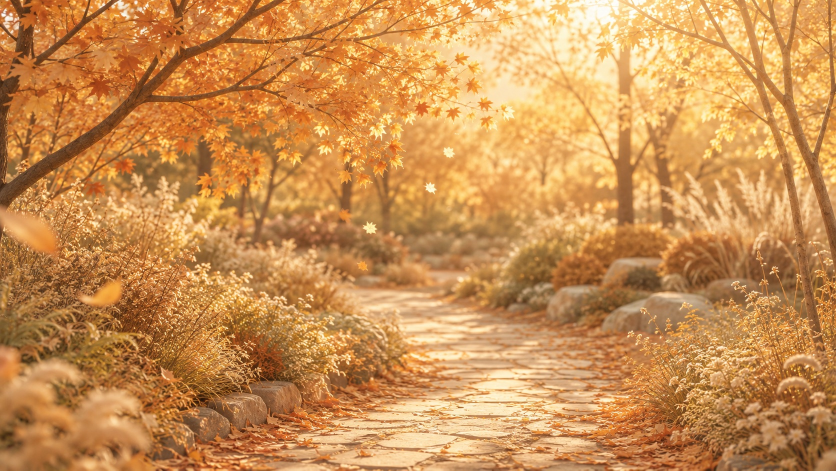
#> input picture frontend/dist/wallpaper/autumn.jpg, 1672 x 941 px (shown at 1/2 size); its folder holds only this picture in this run
$ python -i image_background_remover.py   (imports and definitions only)
#> lines starting #> are read from the running program, lines starting #| are printed output that depends on the picture; after the words box and inside, x2 and y2 are one past the last pixel; in counts of white or black regions, pixels touching at a corner belong together
### backend/app/utils/image_utils.py
"""文件说明：提供图片读取、转换、压缩和格式处理公共函数。"""

import io
import zipfile
from pathlib import Path

from PIL import Image, ImageColor, ImageDraw, ImageFont

from app.core.exceptions import AppException


IMAGE_FORMATS = {
    "jpg": "JPEG",
    "jpeg": "JPEG",
    "png": "PNG",
    "webp": "WEBP",
    "bmp": "BMP",
    "gif": "GIF",
    "ico": "ICO",
    "tif": "TIFF",
    "tiff": "TIFF",
}

IMAGE_SUFFIXES = set(IMAGE_FORMATS)


def load_image(path: str | Path) -> Image.Image:
    try:
        image = Image.open(path)
        image.load()
        return image
    except Exception as exc:
        raise AppException(message=f"无法读取图片文件：{exc}", code=4002, status_code=400) from exc


# [24 lines left out: functions image_extension_from_format, make_output_path, ensure_rgb, not called in this run]


def save_image(
    image: Image.Image,
    target_path: Path,
    output_format: str,
    quality: int | None = None,
    preserve_animation: bool = False,
    frames: list[Image.Image] | None = None,
    durations: list[int] | None = None,
    loop: int = 0,
) -> str:
    normalized = output_format.upper()

    if preserve_animation and frames:
        frames[0].save(
            target_path,
            format=normalized,
            save_all=True,
            append_images=frames[1:],
            duration=durations or 120,
            loop=loop,
            optimize=False,
        )
        return str(target_path)

    save_kwargs: dict = {"format": normalized}
    if normalized in {"JPEG", "WEBP"} and quality is not None:
        save_kwargs["quality"] = max(1, min(int(quality), 95))
        save_kwargs["optimize"] = True
    if normalized == "PNG":
        save_kwargs["optimize"] = True
        save_kwargs["compress_level"] = 9

    if normalized == "JPEG":
        image = ensure_rgb(image)
    image.save(target_path, **save_kwargs)
    return str(target_path)


# [31 lines left out: functions zip_output_files, extract_zip_to_dir, not called in this run]


def list_image_files(paths: list[Path]) -> list[Path]:
    return [path for path in paths if path.suffix.lower().lstrip(".") in IMAGE_SUFFIXES]


# [5 lines left out: function parse_hex_color, not called in this run]


def rgba_with_opacity(color: tuple[int, int, int], opacity_percent: int) -> tuple[int, int, int, int]:
    alpha = max(0, min(int(opacity_percent), 100)) * 255 // 100
    return color[0], color[1], color[2], alpha


# [122 lines left out: functions load_font, resolve_position, draw_text_overlay, extract_office_media, image_to_bytes, not called in this run]

### backend/app/tools/image_background_remover.py
"""文件说明：实现「图片抠图」工具的后端逻辑。"""

from pathlib import Path

import cv2
import numpy as np
from PIL import Image, ImageFilter

from app.utils.image_utils import load_image, save_image


TOOL_META = {
    "slug": "image-background-remover",
    "name": "图片抠图",
    "category": "image",
    "input_mode": "file",
    "result_type": "file",
}

_STRENGTH_PRESETS = {
    "gentle": {"low": 16, "high": 58, "edge_keep": 24, "blur": 0.95, "padding": 16, "neutral": 56},
    "standard": {"low": 24, "high": 74, "edge_keep": 20, "blur": 0.8, "padding": 12, "neutral": 68},
    "strong": {"low": 34, "high": 94, "edge_keep": 16, "blur": 0.65, "padding": 10, "neutral": 82},
}


def _sample_background_color(image: Image.Image) -> tuple[float, float, float]:
    rgba = image.convert("RGBA")
    width, height = rgba.size
    sample = max(8, min(width, height) // 12)
    boxes = [
        (0, 0, sample, sample),
        (width - sample, 0, width, sample),
        (0, height - sample, sample, height),
        (width - sample, height - sample, width, height),
    ]
    samples: list[tuple[int, int, int]] = []
    for left, top, right, bottom in boxes:
        region = rgba.crop((left, top, right, bottom))
        for red, green, blue, alpha in region.getdata():
            if alpha <= 0:
                continue
            samples.append((red, green, blue))
    if not samples:
        return 255.0, 255.0, 255.0
    values = np.array(samples, dtype=np.float32)
    red, green, blue = np.median(values, axis=0)
    return float(red), float(green), float(blue)


def _distance_to_background(pixel: tuple[int, int, int, int], background: tuple[float, float, float]) -> float:
    red, green, blue, _ = pixel
    return ((red - background[0]) ** 2 + (green - background[1]) ** 2 + (blue - background[2]) ** 2) ** 0.5


def _trim_transparent_border(image: Image.Image, padding: int) -> Image.Image:
    bbox = image.getbbox()
    if not bbox:
        return image
    left, top, right, bottom = bbox
    left = max(0, left - padding)
    top = max(0, top - padding)
    right = min(image.width, right + padding)
    bottom = min(image.height, bottom + padding)
    return image.crop((left, top, right, bottom))


def _normalize_alpha_edges(image: Image.Image) -> Image.Image:
    alpha_mask = image.getchannel("A")
    cleaned_alpha = alpha_mask.load()
    for y in range(image.height):
        for x in range(image.width):
            alpha = cleaned_alpha[x, y]
            if alpha < 22:
                cleaned_alpha[x, y] = 0
            elif alpha > 246:
                cleaned_alpha[x, y] = 255
    image.putalpha(alpha_mask)
    return image


def _has_meaningful_transparency(image: Image.Image) -> bool:
    if "A" not in image.getbands():
        return False
    alpha = np.asarray(image.convert("RGBA").getchannel("A"), dtype=np.uint8)
    transparent_ratio = float(np.count_nonzero(alpha < 8)) / float(alpha.size)
    soft_edge_ratio = float(np.count_nonzero((alpha > 8) & (alpha < 248))) / float(alpha.size)
    return transparent_ratio > 0.005 or soft_edge_ratio > 0.01


# [6 lines left out: function _preserve_existing_alpha, not called in this run]


def _background_distance_map(rgba: Image.Image, background: tuple[float, float, float]) -> np.ndarray:
    rgb = np.asarray(rgba.convert("RGB"), dtype=np.float32)
    bg = np.array(background, dtype=np.float32).reshape(1, 1, 3)
    return np.linalg.norm(rgb - bg, axis=2)


def _rgb_stats(rgba: Image.Image) -> tuple[np.ndarray, np.ndarray, np.ndarray]:
    rgb = np.asarray(rgba.convert("RGB"), dtype=np.float32)
    luma = rgb[:, :, 0] * 0.299 + rgb[:, :, 1] * 0.587 + rgb[:, :, 2] * 0.114
    chroma = rgb.max(axis=2) - rgb.min(axis=2)
    return rgb, luma, chroma


def _edge_connected_mask(candidate_mask: np.ndarray) -> np.ndarray:
    height, width = candidate_mask.shape
    flood_source = (candidate_mask.astype("uint8") * 255).copy()
    flood_mask = np.zeros((height + 2, width + 2), np.uint8)

    for x in range(width):
        if flood_source[0, x]:
            cv2.floodFill(flood_source, flood_mask, (x, 0), 128)
        if flood_source[height - 1, x]:
            cv2.floodFill(flood_source, flood_mask, (x, height - 1), 128)
    for y in range(height):
        if flood_source[y, 0]:
            cv2.floodFill(flood_source, flood_mask, (0, y), 128)
        if flood_source[y, width - 1]:
            cv2.floodFill(flood_source, flood_mask, (width - 1, y), 128)

    return flood_source == 128


def _remove_tiny_alpha_noise(alpha: np.ndarray, min_area: int) -> np.ndarray:
    foreground = (alpha > 10).astype("uint8")
    component_count, labels, stats, _ = cv2.connectedComponentsWithStats(foreground, connectivity=8)
    cleaned = alpha.copy()
    for label in range(1, component_count):
        if stats[label, cv2.CC_STAT_AREA] < min_area:
            cleaned[labels == label] = 0
    return cleaned


def _build_background_model(rgba: Image.Image, config: dict) -> tuple[np.ndarray, np.ndarray, np.ndarray, np.ndarray, np.ndarray]:
    background = _sample_background_color(rgba)
    rgb, luma, chroma = _rgb_stats(rgba)
    bg_luma = float(background[0] * 0.299 + background[1] * 0.587 + background[2] * 0.114)
    bg_chroma = float(max(background) - min(background))
    distance = _background_distance_map(rgba, background)
    neutral_limit = config["neutral"]

    candidate_background = distance <= config["high"]
    if bg_luma < 96:
        # 深色背景上的发光 Logo 容易残留黑灰脏边；低饱和、低亮度区域应更积极地判为背景。
        dark_neutral_background = (luma <= 150) & (chroma <= neutral_limit)
        near_black_background = luma <= 48
        candidate_background = candidate_background | dark_neutral_background | near_black_background
    elif bg_luma > 176 and bg_chroma < 42:
        # 白底/浅底图常有 JPEG 压缩产生的浅灰边，低饱和高亮区域也作为背景候选。
        light_neutral_background = (luma >= 138) & (chroma <= neutral_limit)
        candidate_background = candidate_background | light_neutral_background
    elif bg_chroma < 42:
        neutral_background = (np.abs(luma - bg_luma) <= config["high"] * 1.35) & (chroma <= neutral_limit)
        candidate_background = candidate_background | neutral_background

    connected_background = _edge_connected_mask(candidate_background)
    return rgb, luma, chroma, distance, connected_background


def _alpha_from_background_model(
    rgba: Image.Image,
    config: dict,
    luma: np.ndarray,
    chroma: np.ndarray,
    distance: np.ndarray,
    connected_background: np.ndarray,
) -> Image.Image:
    background = _sample_background_color(rgba)
    bg_luma = float(background[0] * 0.299 + background[1] * 0.587 + background[2] * 0.114)

    alpha = np.full(distance.shape, 255, dtype=np.float32)
    transition = np.clip((distance - config["low"]) / max(1.0, config["high"] - config["low"]), 0.0, 1.0)
    background_alpha = transition

    if bg_luma < 96:
        neutral_progress = np.clip((luma - 38) / 118, 0.0, 1.0)
        chroma_progress = np.clip(chroma / max(1.0, config["neutral"]), 0.0, 1.0)
        background_alpha = np.minimum(background_alpha, np.maximum(neutral_progress, chroma_progress) * 0.92)
    elif bg_luma > 176:
        light_progress = np.clip((248 - luma) / 95, 0.0, 1.0)
        chroma_progress = np.clip(chroma / max(1.0, config["neutral"]), 0.0, 1.0)
        background_alpha = np.minimum(background_alpha, np.maximum(light_progress, chroma_progress))

    alpha[connected_background] = background_alpha[connected_background] * 255.0

    original_alpha = np.asarray(rgba.getchannel("A"), dtype=np.float32)
    alpha = np.minimum(alpha, original_alpha)
    min_area = max(16, int(rgba.width * rgba.height * 0.00008))
    alpha = _remove_tiny_alpha_noise(alpha, min_area=min_area)
    alpha_mask = Image.fromarray(alpha.astype("uint8")).filter(ImageFilter.GaussianBlur(radius=config["blur"]))
    alpha_mask = alpha_mask.filter(ImageFilter.MedianFilter(size=3))
    return alpha_mask


def _build_color_alpha_mask(rgba: Image.Image, config: dict) -> tuple[Image.Image, np.ndarray, np.ndarray, np.ndarray]:
    _, luma, chroma, distance, connected_background = _build_background_model(rgba, config=config)
    background = np.array(_sample_background_color(rgba), dtype=np.float32)
    alpha_mask = _alpha_from_background_model(
        rgba,
        config=config,
        luma=luma,
        chroma=chroma,
        distance=distance,
        connected_background=connected_background,
    )
    return alpha_mask, connected_background, distance, np.array(background, dtype=np.float32)


def _decontaminate_edges(rgba: Image.Image, alpha_mask: Image.Image, background: np.ndarray) -> Image.Image:
    rgb = np.asarray(rgba.convert("RGB"), dtype=np.float32)
    alpha = np.asarray(alpha_mask, dtype=np.float32) / 255.0
    corrected = rgb.copy()
    edge = (alpha > 0.04) & (alpha < 0.96)
    if np.any(edge):
        safe_alpha = np.clip(alpha[edge], 0.08, 1.0).reshape(-1, 1)
        corrected_edge = (rgb[edge] - background.reshape(1, 3) * (1.0 - safe_alpha)) / safe_alpha
        corrected[edge] = np.clip(corrected_edge, 0, 255)
    return Image.fromarray(corrected.astype("uint8")).convert("RGBA")


def _apply_alpha_mask(rgba: Image.Image, alpha_mask: Image.Image, background: np.ndarray | None = None) -> Image.Image:
    output = _decontaminate_edges(rgba, alpha_mask, background) if background is not None else rgba.copy()
    output.putalpha(alpha_mask)
    return _normalize_alpha_edges(output)


def _transparent_ratio(image: Image.Image) -> float:
    alpha = np.asarray(image.convert("RGBA").getchannel("A"), dtype=np.uint8)
    return float(np.count_nonzero(alpha < 16)) / float(alpha.size)


def _simple_cutout(image: Image.Image, config: dict) -> Image.Image:
    rgba = image.convert("RGBA")
    alpha_mask, _, _, background = _build_color_alpha_mask(rgba, config=config)
    return _apply_alpha_mask(rgba, alpha_mask, background=background)


# [79 lines left out: functions _smart_cutout, _build_checkerboard, not called in this run]


def _apply_output_background(image: Image.Image, output_background: str) -> tuple[Image.Image, str, str]:
    normalized = str(output_background).strip().lower()
    if normalized == "checkerboard":
        preview = Image.alpha_composite(_build_checkerboard(image.size), image.convert("RGBA"))
        return preview.convert("RGBA"), "image-cutout-checkerboard.png", "PNG"
    return image.convert("RGBA"), "image-cutout-transparent.png", "PNG"


def run(
    input_path: str,
    output_dir: str,
    mode: str = "simple",
    strength: str = "standard",
    output_background: str = "transparent",
    trim_border: str = "yes",
    **_: dict,
) -> str:
#> called with output_dir = 'out.png', mode = 'simple', strength = 'standard', output_background = 'transparent', trim_border = 'yes'
    config = _STRENGTH_PRESETS.get(str(strength).strip().lower(), _STRENGTH_PRESETS["standard"])
    image = load_image(input_path).convert("RGBA")
#> in load_image, image is the input picture: PIL image 1672x941 RGB; mean R, G, B 201.6, 143.5, 82.5
#> image: PIL image 1672x941 RGBA

    if _has_meaningful_transparency(image):
#> in _has_meaningful_transparency, `transparent_ratio = float(np.count_nonzero(alpha < 8)) / float(alpha.s..`: transparent_ratio = 0
        cutout = _preserve_existing_alpha(image)
    elif str(mode).strip().lower() == "smart":
        cutout = _smart_cutout(image, config=config, strength=strength)
    else:
        cutout = _simple_cutout(image, config=config)
#> after the loop in _sample_background_color, `for left, top, right, bottom in boxes:`: samples = 24336 items
#> in _sample_background_color, `red, green, blue = np.median(values, axis=0)`: red = 177; green = 112; blue = 60
#> in _build_background_model, `background = _sample_background_color(rgba)`: background = (177, 112, 60)
#> in _rgb_stats, `chroma = rgb.max(axis=2) - rgb.min(axis=2)`:
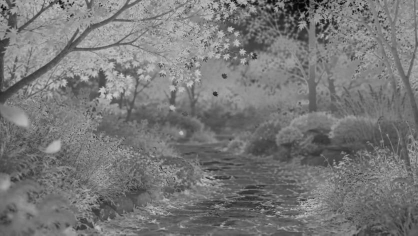
#> chroma: shape (941, 1672) float32 (shown at 1/4 size); min 0, max 216, mean 119.1
#> in _build_background_model, `bg_luma = float(background[0] * 0.299 + background[1] * 0.587 + backgr..`: bg_luma = 125.5
#> in _build_background_model, `bg_chroma = float(max(background) - min(background))`: bg_chroma = 117
#> in _background_distance_map, `bg = np.array(background, dtype=np.float32).reshape(1, 1, 3)`: bg = [[177, 112, 60]]
#> in _build_background_model, `candidate_background = distance <= config["high"]`:
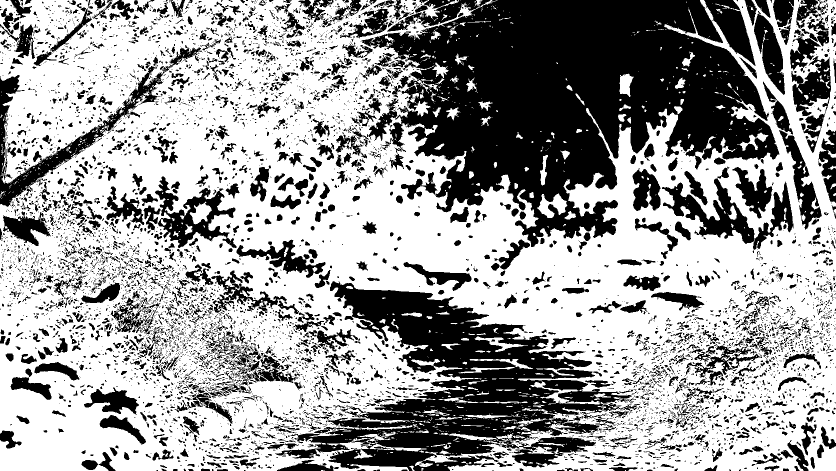
#> candidate_background: shape (941, 1672) bool (shown at 1/2 size); 61.5% white; 7297 black regions (5851 under 20 px), largest, box (x1, y1, x2, y2) and area: (721, 0, 1559, 494) 225817, (550, 562, 1280, 941) 104939, (0, 132, 328, 414) 12878
#> after the loop in _edge_connected_mask, `for x in range(width):`:
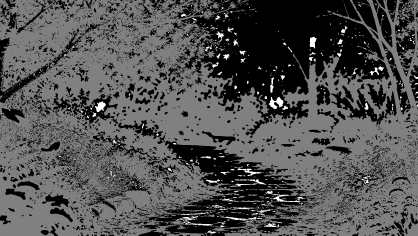
#> flood_source: shape (941, 1672) (shown at 1/4 size); min 0, max 255, mean 81.4
#> in _build_color_alpha_mask, `background = np.array(_sample_background_color(rgba), dtype=np.float32)`: background = [177, 112, 60]
#> in _alpha_from_background_model, `background = _sample_background_color(rgba)`: background = (177, 112, 60)
#> in _alpha_from_background_model, `bg_luma = float(background[0] * 0.299 + background[1] * 0.587 + backgr..`: bg_luma = 125.5
#> in _remove_tiny_alpha_noise, `component_count, labels, stats, _ = cv2.connectedComponentsWithStats(f..`:
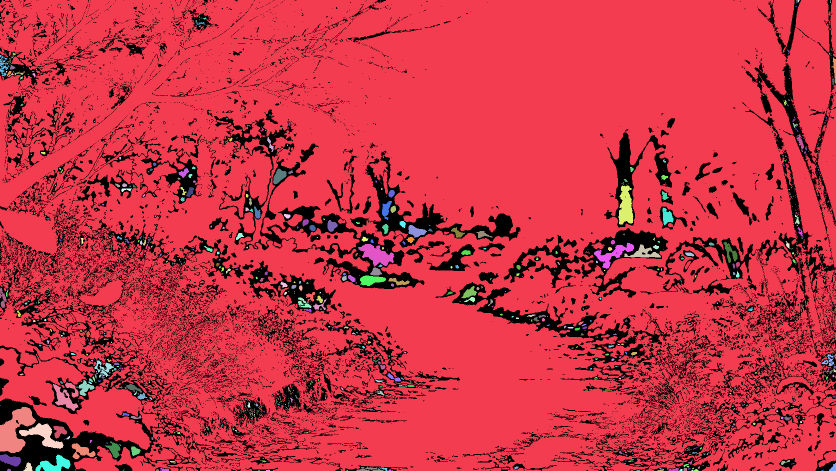
#> labels: shape (941, 1672) int32 (shown at 1/2 size); 1301 distinct labels, from 0 to 1300; one colour per label, 0 black
#> in _remove_tiny_alpha_noise, `component_count, labels, stats, _ = cv2.connectedComponentsWithStats(f..`: component_count = 1301; stats = 1301 rows, first 6: [0, 0, 1672, 941, 274064], [0, 0, 1672, 941, 1260402], [761, 1, 1, 2, 2], [1592, 0, 2, 1, 2], [1595, 0, 4, 5, 16], [1660, 0, 2, 6, 7]
#> after the loop in _remove_tiny_alpha_noise, `for label in range(1, component_count):`:
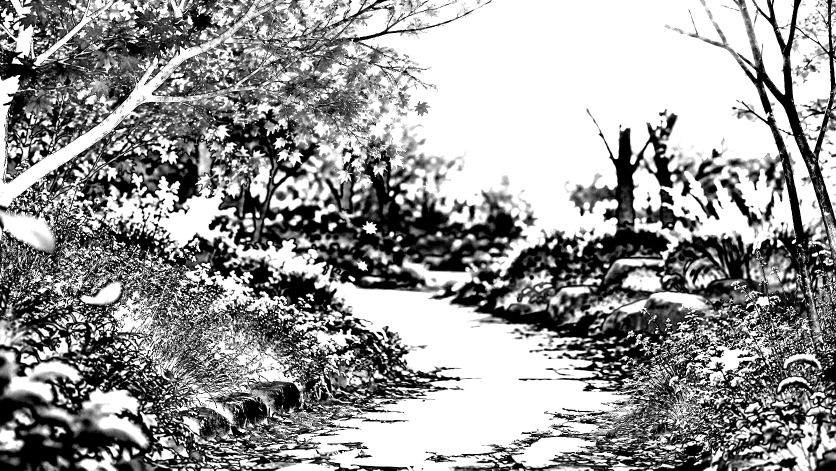
#> cleaned: shape (941, 1672) float32 (shown at 1/2 size); min 0, max 255, mean 152.4
#> in _simple_cutout, `alpha_mask, _, _, background = _build_color_alpha_mask(rgba, config=co..`: background = [177, 112, 60]
#> in _decontaminate_edges, `edge = (alpha > 0.04) & (alpha < 0.96)`:
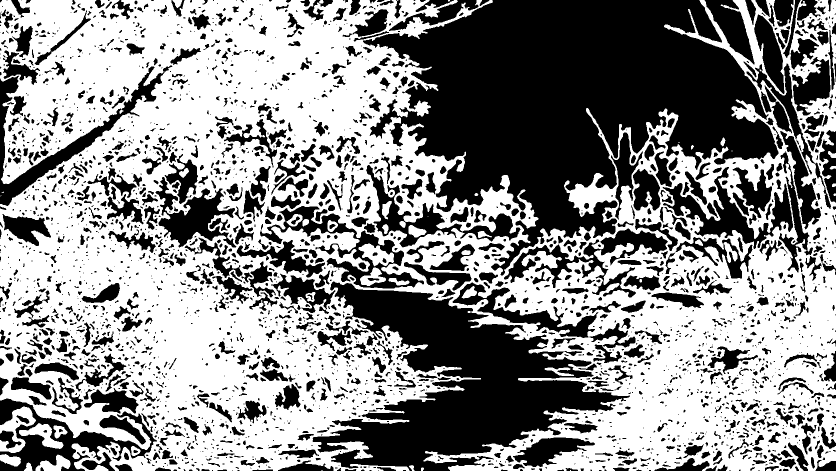
#> edge: shape (941, 1672) bool (shown at 1/2 size); 55.6% white; 3014 black regions (1703 under 20 px), largest, box (x1, y1, x2, y2) and area: (726, 0, 1557, 551) 232611, (625, 563, 1260, 941) 104580, (0, 797, 314, 941) 13686
#> in _apply_alpha_mask, `output.putalpha(alpha_mask)`:
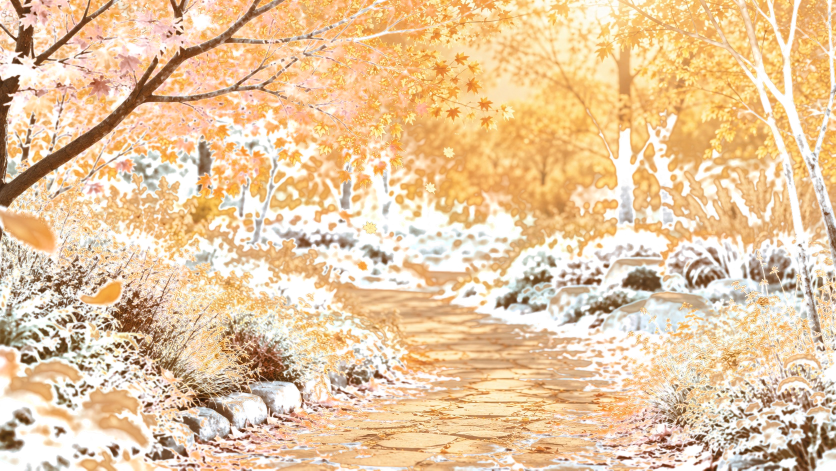
#> output: PIL image 1672x941 RGBA (shown at 1/2 size); mean R, G, B, A 201.8, 148.9, 85.6, 151.9; transparent parts drawn white

    if str(trim_border).strip().lower() in {"yes", "true", "1"}:
        cutout = _trim_transparent_border(cutout, padding=config["padding"])
#> in _trim_transparent_border, `bbox = image.getbbox()`: bbox = (0, 0, 1672, 941)
#> in _trim_transparent_border, `left, top, right, bottom = bbox`: left = 0; right = 1672; bottom = 941

    final_image, filename, image_format = _apply_output_background(cutout, output_background=output_background)
#> filename = 'image-cutout-transparent.png'; image_format = 'PNG'
    target_path = Path(output_dir) / filename
    return save_image(final_image, target_path, image_format)

>>> result = run('../../../frontend/dist/wallpaper/autumn.jpg', 'out.png')
#> result = 'out.png/image-cutout-transparent.png'
